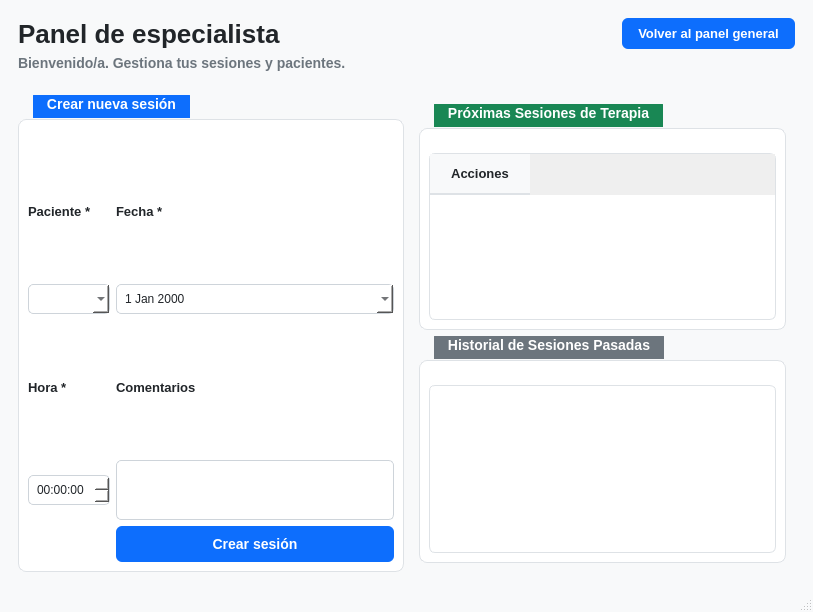
<?xml version="1.0" encoding="UTF-8"?>
<ui version="4.0">
 <class>MainWindow</class>
 <widget class="QMainWindow" name="MainWindow">
  <property name="geometry">
   <rect>
    <x>0</x>
    <y>0</y>
    <width>813</width>
    <height>612</height>
   </rect>
  </property>
  <property name="windowTitle">
   <string>MainWindow</string>
  </property>
  <property name="styleSheet">
   <string notr="true">/* ================================================
   FONDO GENERAL DE LA APLICACIÓN
   ================================================ */
QMainWindow {
    background-color: #f8f9fa; /* Gris claro de fondo de Bootstrap */
}

/* ================================================
   CABECERA (TÍTULO Y SUBTÍTULO)
   ================================================ */
QLabel#label {
    color: #212529;
    font-size: 26px;
    font-weight: bold;
    font-family: &quot;Segoe UI&quot;, Arial, sans-serif;
}

QLabel#lbl_subtitulo {
    color: #6c757d;
    font-size: 14px;
}

/* BOTÓN VOLVER (¡Ahora Azul Bootstrap btn-primary!) */
QPushButton#btn_volver {
    background-color: #0d6efd;
    color: white;
    border: none;
    border-radius: 6px;
    padding: 8px 16px;
    font-weight: bold;
    font-size: 13px;
}

QPushButton#btn_volver:hover {
    background-color: #0b5ed7; /* Azul más oscuro al pasar el ratón */
}

QPushButton#btn_volver:pressed {
    background-color: #0a58ca; /* Al hacer clic */
}

/* ================================================
   TARJETAS CONTENEDORAS (QGroupBox)
   ================================================ */
QGroupBox {
    background-color: #ffffff;
    border: 1px solid #dee2e6;
    border-radius: 8px;
    margin-top: 24px;
    font-weight: bold;
    font-size: 14px;
    padding-top: 15px;
}
QGroupBox::title {
    subcontrol-origin: margin;
    subcontrol-position: top left;
    padding: 6px 12px;
    left: 15px;
    top: -5px;
    border-top-left-radius: 6px;
    border-top-right-radius: 6px;
    color: #ffffff; /* Texto blanco en la barra de la tarjeta */
}

/* Colores de cabecera idénticos a los &quot;card-header&quot; del HTML */
QGroupBox#gb_crear_sesion::title { 
    background-color: #0d6efd; /* bg-primary (Azul) */
}
QGroupBox#gb_proximas::title { 
    background-color: #198754; /* bg-success (Verde) */
}
QGroupBox#gb_pasadas::title { 
    background-color: #6c757d; /* bg-secondary (Gris) */
}

/* ================================================
   ELEMENTOS INTERNOS DEL FORMULARIO
   ================================================ */
QLabel {
    color: #212529;
    font-size: 13px;
    font-weight: 600;
}
QComboBox, QDateEdit, QTimeEdit, QTextEdit {
    border: 1px solid #ced4da;
    border-radius: 5px;
    padding: 6px;
    background-color: #ffffff;
    color: #212529;
}
QComboBox:focus, QDateEdit:focus, QTimeEdit:focus, QTextEdit:focus {
    border: 1px solid #86b7fe;
}

/* BOTÓN CREAR SESIÓN (btn-primary) */
QPushButton#btn_crear_sesion {
    background-color: #0d6efd;
    color: white;
    border: none;
    border-radius: 6px;
    padding: 10px;
    font-weight: bold;
    font-size: 14px;
}
QPushButton#btn_crear_sesion:hover {
    background-color: #0b5ed7;
}

/* ================================================
   TABLAS DE DATOS REVERSIVAS (QTableWidget)
   ================================================ */
QTableWidget {
    background-color: #ffffff;
    border: 1px solid #dee2e6;
    border-radius: 6px;
    gridline-color: #f1f3f9;
}
QHeaderView::section {
    background-color: #f8f9fa; /* table-light de Bootstrap */
    color: #212529;
    padding: 10px;
    font-weight: bold;
    font-size: 13px;
    border: none;
    border-bottom: 2px solid #dee2e6;
}
QTableWidget::item {
    padding: 8px;
    color: #212529;
}
QTableWidget::item:selected {
    background-color: #e8f0fe;
    color: #1a73e8;
}</string>
  </property>
  <widget class="QWidget" name="centralwidget">
   <layout class="QGridLayout" name="gridLayout">
    <item row="2" column="0" colspan="3">
     <widget class="QWidget" name="widget_contenido" native="true">
      <layout class="QGridLayout" name="gridLayout_2">
       <item row="0" column="1">
        <widget class="QWidget" name="widget_tablas" native="true">
         <property name="minimumSize">
          <size>
           <width>300</width>
           <height>0</height>
          </size>
         </property>
         <property name="maximumSize">
          <size>
           <width>16777215</width>
           <height>16777215</height>
          </size>
         </property>
         <layout class="QVBoxLayout" name="verticalLayout">
          <item>
           <widget class="QGroupBox" name="gb_proximas">
            <property name="title">
             <string>Próximas Sesiones de Terapia</string>
            </property>
            <layout class="QVBoxLayout" name="verticalLayout_2">
             <item>
              <widget class="QTableWidget" name="tabla_proximas">
               <column>
                <property name="text">
                 <string>Acciones</string>
                </property>
               </column>
              </widget>
             </item>
            </layout>
           </widget>
          </item>
          <item>
           <widget class="QGroupBox" name="gb_pasadas">
            <property name="title">
             <string>Historial de Sesiones Pasadas</string>
            </property>
            <layout class="QVBoxLayout" name="verticalLayout_3">
             <item>
              <widget class="QTableWidget" name="tabla_pasadas"/>
             </item>
            </layout>
           </widget>
          </item>
         </layout>
        </widget>
       </item>
       <item row="0" column="0">
        <widget class="QGroupBox" name="gb_crear_sesion">
         <property name="maximumSize">
          <size>
           <width>450</width>
           <height>16777215</height>
          </size>
         </property>
         <property name="title">
          <string>Crear nueva sesión</string>
         </property>
         <layout class="QGridLayout" name="gridLayout_3">
          <item row="0" column="0">
           <widget class="QLabel" name="label_3">
            <property name="text">
             <string>Paciente *</string>
            </property>
           </widget>
          </item>
          <item row="0" column="1">
           <widget class="QLabel" name="label_5">
            <property name="text">
             <string>Fecha *</string>
            </property>
           </widget>
          </item>
          <item row="1" column="0">
           <widget class="QComboBox" name="cmb_paciente"/>
          </item>
          <item row="1" column="1">
           <widget class="QDateEdit" name="date_fecha">
            <property name="calendarPopup">
             <bool>true</bool>
            </property>
           </widget>
          </item>
          <item row="2" column="0">
           <widget class="QLabel" name="label_4">
            <property name="text">
             <string>Hora *</string>
            </property>
           </widget>
          </item>
          <item row="2" column="1">
           <widget class="QLabel" name="label_6">
            <property name="text">
             <string>Comentarios</string>
            </property>
           </widget>
          </item>
          <item row="3" column="0">
           <widget class="QTimeEdit" name="time_hora"/>
          </item>
          <item row="3" column="1">
           <widget class="QTextEdit" name="txt_comentarios">
            <property name="maximumSize">
             <size>
              <width>500</width>
              <height>60</height>
             </size>
            </property>
           </widget>
          </item>
          <item row="4" column="1">
           <widget class="QPushButton" name="btn_crear_sesion">
            <property name="text">
             <string>Crear sesión</string>
            </property>
           </widget>
          </item>
         </layout>
        </widget>
       </item>
      </layout>
     </widget>
    </item>
    <item row="0" column="0" colspan="3">
     <widget class="QWidget" name="widget_2" native="true">
      <layout class="QGridLayout" name="gridLayout_4">
       <item row="0" column="0">
        <widget class="QLabel" name="label">
         <property name="font">
          <font>
           <family>Segoe UI</family>
           <pointsize>-1</pointsize>
           <bold>true</bold>
          </font>
         </property>
         <property name="text">
          <string>Panel de especialista</string>
         </property>
        </widget>
       </item>
       <item row="0" column="1">
        <spacer name="horizontalSpacer">
         <property name="orientation">
          <enum>Qt::Orientation::Horizontal</enum>
         </property>
         <property name="sizeHint" stdset="0">
          <size>
           <width>40</width>
           <height>20</height>
          </size>
         </property>
        </spacer>
       </item>
       <item row="0" column="2">
        <widget class="QPushButton" name="btn_volver">
         <property name="text">
          <string>Volver al panel general</string>
         </property>
        </widget>
       </item>
       <item row="1" column="0">
        <widget class="QLabel" name="lbl_subtitulo">
         <property name="maximumSize">
          <size>
           <width>16777215</width>
           <height>60</height>
          </size>
         </property>
         <property name="text">
          <string>Bienvenido/a. Gestiona tus sesiones y pacientes.</string>
         </property>
        </widget>
       </item>
      </layout>
     </widget>
    </item>
   </layout>
  </widget>
  <widget class="QStatusBar" name="statusbar"/>
 </widget>
 <resources/>
 <connections/>
</ui>
